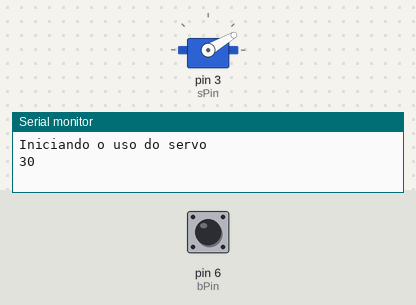
A sketch run on a simulated Arduino Uno, built with avr-gcc and run on an emulated ATmega328P. Shown: servo, the last lines printed to the serial monitor. The inputs (shaded band) are chosen by the test bench; at power-on: pin 6 (bPin) HIGH.

Above: at 1.2 s.
1.3 s: pin 6 (bPin) pulsed LOW 5 times (0.12 s each, 0.3 s apart)
At 2.19 s:
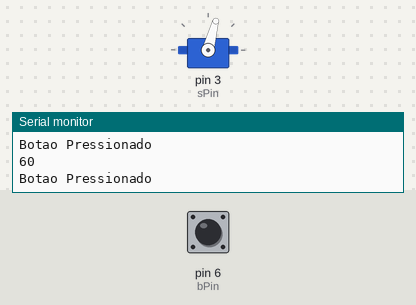
At 4.1 s:
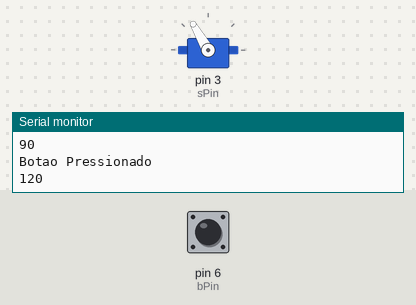
4.4 s: pin 6 (bPin) pulsed LOW 2 times (0.12 s each, 0.3 s apart)
At 5.9 s:
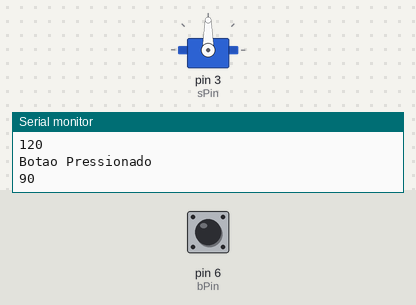
Timing chart, 0 to 7.4 s (numbered marks = the images above; inputs shaded):
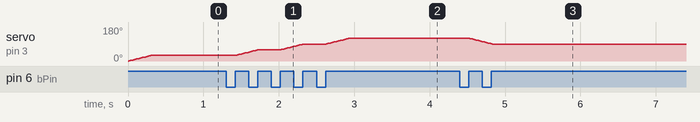

The sketch:

21113_21116.ino
```cpp
#include<Servo.h>
#define sPin 3 //define qual o pino será utilizado
#define bPin 6 // define botao

Servo servo1;
int valor = 0;
int pos = 0;
int posIn = 0;
int direcao = 0;

void setup() {

  Serial.begin(9600);
  Serial.println("Iniciando o uso do servo");

  //conectar pino a classe do servo
  servo1.attach(sPin);
  servo1.write(0);
  pinMode(bPin, INPUT);

}

void loop() {

  if (digitalRead(bPin) == 0)
  {
    while(digitalRead(bPin) == 0);
    Serial.println("Botao Pressionado");
    if(valor == 0)
      valor = 1;
    else
      valor = 0;
  }


    if(valor == 0){
      posIn = pos;
      if(pos >= 120)
         direcao = 1;
      if (pos <= 0)
         direcao = 0;
      if (direcao == 0){
         pos = pos + 30;

        for(int i = posIn; i <=pos; i ++){
          servo1.write(i);
          delay(10);
        }
      }
      if (direcao == 1){
         pos = pos - 30;

        for(int i = posIn; i >=pos; i --){
          servo1.write(i);
          delay(10);

      }
    }
      servo1.write(pos);
      valor=1;
      Serial.println(pos);
    }


}
```

Measured:
- after the input at 1.3 s, servo on pin 3 (sPin): moves from 30° to 120° over 1.5 s, starting after 0.13 s
- after the input at 4.4 s, servo on pin 3 (sPin): moves from 120° to 90° over 0.30 s, starting after 0.13 s
